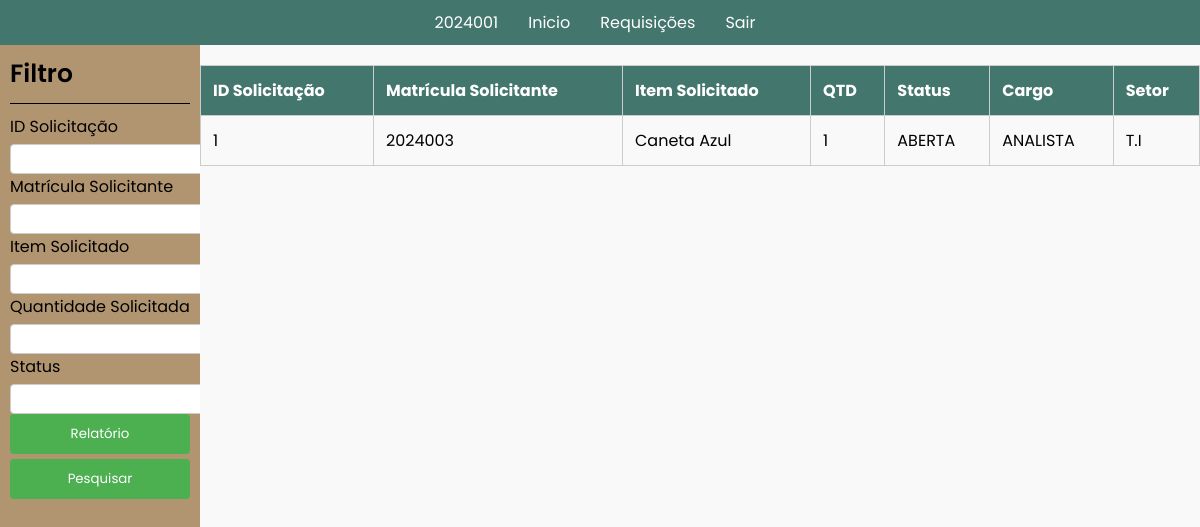
Page /05.1Aprovador_Visu_Req/index.php (signed in) on the earlier database version.
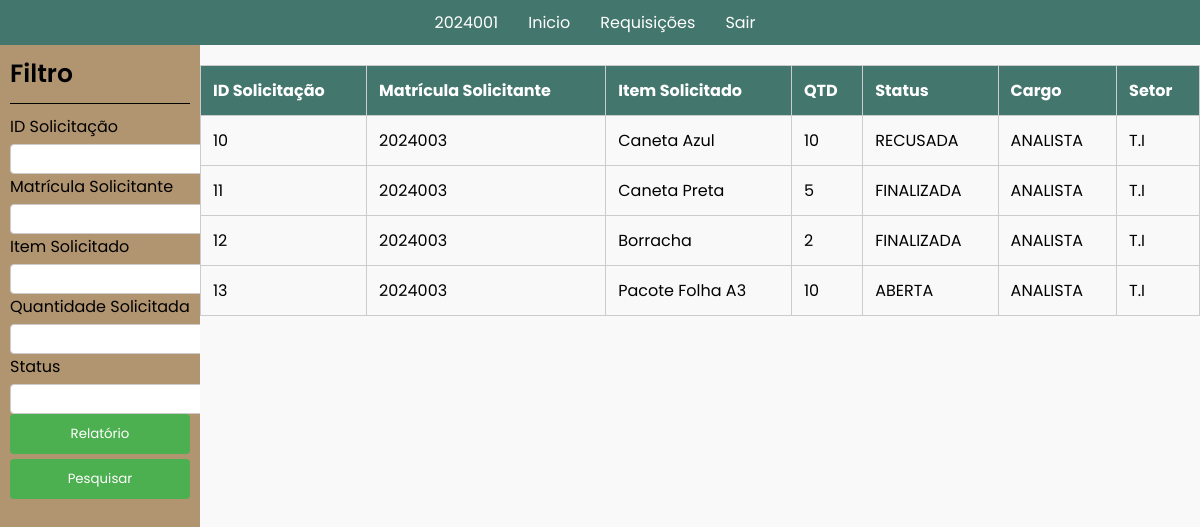
Same page on the later database version.
### tables this page shows
CREATE TABLE `requisicao` (
  `QuantidadeItem` int(11) DEFAULT NULL,
  `CargoFuncionario` varchar(100) DEFAULT NULL,
  `ID_Solicitacao` int(11) NOT NULL,
  `NomeItem` varchar(100) DEFAULT NULL,
  `SetorFuncionario` varchar(100) DEFAULT NULL,
  `StatusSolicitacao` varchar(50) DEFAULT NULL,
  `DataSolicitacao` timestamp NOT NULL DEFAULT current_timestamp() ON UPDATE current_timestamp(),
  `FK_ITEM_ID_Item` int(11) DEFAULT NULL,
  `FK_CONTA_Matricula` int(11) DEFAULT NULL
);

### 05.1Aprovador_Visu_Req/index.php (the view, shortened to what this page needs)
<!DOCTYPE html>
<html lang="en">
<head>
    <link rel="stylesheet" href="style.css">
    <link rel="stylesheet" href="../src/css/reset.css">
    <link rel="stylesheet" href="../src/css/font.css">
    <link rel="stylesheet" href="../src/css/printParametre.css">
</head>
<?php
$atual = $_SESSION['matricula'];
$setor_session = $_SESSION['nomeSetor'];
include '../src/db/db_connection.php';
?>
<body>
    <nav>
        <ul>
            <?php
            $menu_items = array(
                $atual => "ID.php",
                "Inicio" => "../05.Aprovador_Inicial_Aprovar/index.php",
                "Requisições" =>"../05.1Aprovador_Visu_Req/index.php",
                "Sair" => "../src/php/sair.php"            );
            foreach ($menu_items as $label => $url) {
                echo '<li><a href="' . $url . '">' . $label . '</a></li>';
            }
            ?>
        </ul>
    </nav>
    <div class="content">
        <div class="menuLateral">
            <h4>Filtro</h4>
            <form action="" method="get">
                <div>
                    <label for="idSolicitação">ID Solicitação</label>
                    <input type="number" name="idSolicitação" id="idSolicitação" value="<?php echo isset($_GET['idSolicitação']) ? $_GET['idSolicitação'] : ''; ?>">
                </div>
                <div>
                    <label for="MatriculaSolicitante">Matrícula Solicitante</label>
                    <input type="text" name="MatriculaSolicitante" id="MatriculaSolicitante" value="<?php echo isset($_GET['MatriculaSolicitante']) ? $_GET['MatriculaSolicitante'] : ''; ?>">
                </div>
                <div>
                    <label for="itemSolicitado">Item Solicitado</label>
                    <input type="text" name="itemSolicitado" id="itemSolicitado" value="<?php echo isset($_GET['itemSolicitado']) ? $_GET['itemSolicitado'] : ''; ?>">
                </div>
                <div>
                    <label for="quantidade">Quantidade Solicitada</label>
                    <input type="number" name="quantidade" id="quantidade" value="<?php echo isset($_GET['quantidade']) ? $_GET['quantidade'] : ''; ?>">
                </div>
                <div>
                    <label for="statusSolicitacao">Status</label>
                    <input type="text" name="statusSolicitacao" id="statusSolicitacao" value="<?php echo isset($_GET['statusSolicitacao']) ? $_GET['statusSolicitacao'] : ''; ?>">
                </div>
                <div class="relatorio">
                    <button type="button" onclick="imprimirRelatorio()">Relatório</button>
                </div>
                <div class="pesquisa">
                    <button type="submit">Pesquisar</button>
                </div>
            </form>
        </div>
        <div class="dataGrid printableArea">
            <table>
                <thead>
                    <tr>
                        <th>ID Solicitação</th>
                        <th>Matrícula Solicitante</th>
                        <th>Item Solicitado</th>
                        <th>QTD</th>
                        <th>Status</th>
                        <th>Cargo</th>
                        <th>Setor</th>
                    </tr>
                </thead>
                <tbody>
                <?php
                $sql = "SELECT ID_Solicitacao, NomeItem, QuantidadeItem, StatusSolicitacao, CargoFuncionario, SetorFuncionario, FK_CONTA_Matricula
                        FROM requisicao
                        WHERE SetorFuncionario = '$setor_session'";
                $result = $conn->query($sql);
                if ($result->num_rows > 0) {
                    while ($row = $result->fetch_assoc()) {
                        $id_solicitacao = $row['ID_Solicitacao'];
                        $matricula_funcionario = $row['FK_CONTA_Matricula'];
                        $item = $row['NomeItem'];
                        $quantidade = $row['QuantidadeItem'];
                        $status = $row['StatusSolicitacao'];
                        $cargo = $row['CargoFuncionario'];
                        $setor = $row['SetorFuncionario'];
                        echo "<tr>
                                <td>{$id_solicitacao}</td>
                                <td>{$matricula_funcionario}</td>
                                <td>{$item}</td>
                                <td>{$quantidade}</td>
                                <td>{$status}</td>
                                <td>{$cargo}</td>
                                <td>{$setor}</td>
                              </tr>";
                    }
                } else {
                    echo "<tr><td colspan='7'>Nenhum registro encontrado</td></tr>";
                }
                ?>
                </tbody>
            </table>
        </div>
    </div>
</body>
</html>

### 05.1Aprovador_Visu_Req/style.css (style rules this page uses)
html, body { height: 100%; margin: 0; }
body { display: flex; flex-direction: column; margin: 0; padding: 0; }
nav { background-color: #43766c; padding: 10px 0; width: 100%; }
nav ul { list-style-type: none; margin: 0; padding: 0; text-align: center; }
nav ul li { display: inline; margin-right: 10px; }
nav ul li a { color: #fff; text-decoration: none; padding: 5px 10px; }
.content { display: flex; flex: 1; }
.menuLateral { background-color: #B19470; width: 200px; display: flex; flex-direction: column; padding: 10px; }
.dataGrid { flex: 1; background-color: #f9f9f9; }
label { display: block; margin-bottom: 5px; }
input { height: 30px; border: 1px solid #ccc; border-radius: 4px; box-sizing: border-box; }
button { background-color: #4CAF50; color: white; border: none; padding: 10px 20px; border-radius: 4px; cursor: pointer; width: 100%; }
table { width: 100%; border-collapse: collapse; margin-top: 20px; }
th, td { border: 1px solid #ccc; padding: 12px; text-align: left; }
th { background-color: #43766c; color: white; }
.relatorio { margin-bottom: 5px; }
.relatorio { margin-top: auto; }
h4 { font-size: 25px; font-weight: 600; padding-bottom: 10px; border-bottom: 1px solid black; margin-bottom: 10px; }

Differences in the rows shown:
removed requisicao: ID_Solicitacao "1", FK_CONTA_Matricula "2024003", NomeItem "Caneta Azul", QuantidadeItem "1", StatusSolicitacao "ABERTA", CargoFuncionario "ANALISTA", SetorFuncionario "T.I"
added requisicao: ID_Solicitacao "10", FK_CONTA_Matricula "2024003", NomeItem "Caneta Azul", QuantidadeItem "10", StatusSolicitacao "RECUSADA", CargoFuncionario "ANALISTA", SetorFuncionario "T.I"
added requisicao: ID_Solicitacao "11", FK_CONTA_Matricula "2024003", NomeItem "Caneta Preta", QuantidadeItem "5", StatusSolicitacao "FINALIZADA", CargoFuncionario "ANALISTA", SetorFuncionario "T.I"
added requisicao: ID_Solicitacao "12", FK_CONTA_Matricula "2024003", NomeItem "Borracha", QuantidadeItem "2", StatusSolicitacao "FINALIZADA", CargoFuncionario "ANALISTA", SetorFuncionario "T.I"
added requisicao: ID_Solicitacao "13", FK_CONTA_Matricula "2024003", NomeItem "Pacote Folha A3", QuantidadeItem "10", StatusSolicitacao "ABERTA", CargoFuncionario "ANALISTA", SetorFuncionario "T.I"
